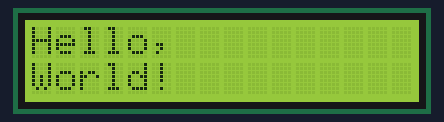
A sketch run on a simulated Arduino Uno, built with avr-gcc and run on an emulated ATmega328P. On the bench: 16×2 character LCD.

Above: at 0.1 s.
At 2.2 s:
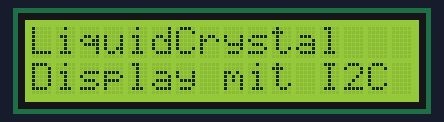

The sketch:

2.2-LCD.ino
```cpp
#include <Wire.h>
#include <LiquidCrystal_I2C.h>

const int LCD_COLUMNS = 16;
const int LCD_ROWS = 2;
const int LCD_ADDRESS = 0x27;

LiquidCrystal_I2C lcd(LCD_ADDRESS, LCD_COLUMNS, LCD_ROWS);

void setup() {
  Serial.begin(9600);

  Wire.begin();

  lcd.init();

  lcd.backlight();
}

void loop() {
  lcd.clear();

  lcd.setCursor(0, 0);
  lcd.print("Hello,");
  lcd.setCursor(0, 1);
  lcd.print("World!");

  delay(2000);
  lcd.clear();

  lcd.setCursor(0, 0);
  lcd.print("LiquidCrystal");
  lcd.setCursor(0, 1);
  lcd.print("Display mit I2C");

  delay(2000);
}
```

Measured:
- what the display in image 1 shows lasts 2.0 s, from 2.1 s to 4.1 s
